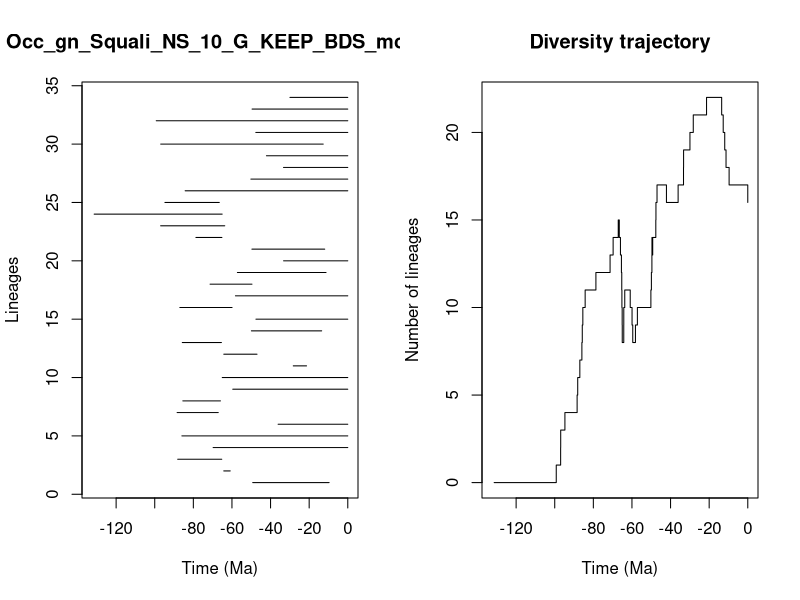

R code for this plot:


pdf(file='../Results/Genus_NS/5_MA_bins_EXT_EP/pyrate_mcmc_logs/Occ_gn_Squali_NS_10_G_KEEP_BDS_mcmc_LTT.pdf',width=0.6*20, height=0.6*10)
title = "Occ_gn_Squali_NS_10_G_KEEP_BDS_mcmc"
ts=c(49.24393816484051, 64.23894790687994,88.09633109736197,69.74943640732629,85.93455530862254,36.08462312797929,88.40344243291737,85.44157961339873,59.581007307944624,65.02757352070786,28.2374867560791,64.22747327475732,85.73050670498186,49.92861494231895,47.57034713554812,86.99568347409972,58.18874575314798,71.33196840435184,57.183776789417784,33.25146672271927,49.66335217612466,78.67050226830187,96.94015193421276,131.37887891371145,94.72609047585566,84.24063918272431,50.19367661476708,33.292139508193685,42.13324299278867,96.90528663657196,47.639955375912635,99.21166429611905,49.57750371439362,29.958400014259976)
te=c(9.670416400149097, 60.893251090256555,65.27631063569264,0.0,0.0,0.0,67.10098374491092,65.96177034986098,0.0,0.0,21.356840584529195,47.011280907944105,65.45291071594224,13.525209829017124,0.0,59.94695376822739,0.0,49.63361512437,11.26544707371976,0.0,11.939343510849358,65.20357931082661,63.72620233086049,65.06639518053818,66.55842993094332,0.0,0.0,0.0,0.0,12.727213200809265,0.0,0.0,0.0,0.0)
div_traj=c(0, 1,2,3,4,5,6,7,8,9,10,11,12,13,14,15,14,13,12,11,10,9,8,9,10,11,10,9,8,9,10,11,12,13,14,13,14,15,16,17,16,17,18,19,20,21,22,21,20,19,18,17,16)
time_events=c(131.37887891371145, 99.21166429611905,96.94015193421276,96.90528663657196,94.72609047585566,88.40344243291737,88.09633109736197,86.99568347409972,85.93455530862254,85.73050670498186,85.44157961339873,84.24063918272431,78.67050226830187,71.33196840435184,69.74943640732629,67.10098374491092,66.55842993094332,65.96177034986098,65.45291071594224,65.27631063569264,65.20357931082661,65.06639518053818,65.02757352070786,64.23894790687994,64.22747327475732,63.72620233086049,60.893251090256555,59.94695376822739,59.581007307944624,58.18874575314798,57.183776789417784,50.19367661476708,49.92861494231895,49.66335217612466,49.63361512437,49.57750371439362,49.24393816484051,47.639955375912635,47.57034713554812,47.011280907944105,42.13324299278867,36.08462312797929,33.292139508193685,33.25146672271927,29.958400014259976,28.2374867560791,21.356840584529195,13.525209829017124,12.727213200809265,11.939343510849358,11.26544707371976,9.670416400149097,0.0)
                par(mfrow=c(1,2))
                L = length(ts)
                plot(ts, 1:L , xlim=c(-max(ts)-1,0), pch=20, type="n", main=title,xlab="Time (Ma)",ylab="Lineages")
                for (i in 1:L){segments(x0=-te[i],y0=i,x1=-ts[i],y1=i)}    
                t = -time_events
                plot(div_traj ~ t,type="s", main = "Diversity trajectory",xlab="Time (Ma)",ylab="Number of lineages",xlim=c(-max(ts)-1,0))
                abline(v=c(65,200,251,367,445),lty=2,col="gray")
                
